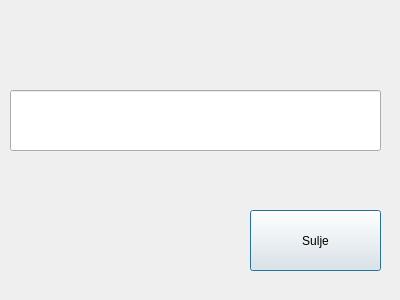
<?xml version="1.0" encoding="UTF-8"?>
<ui version="4.0">
 <class>consoleSaldo</class>
 <widget class="QDialog" name="consoleSaldo">
  <property name="geometry">
   <rect>
    <x>0</x>
    <y>0</y>
    <width>400</width>
    <height>300</height>
   </rect>
  </property>
  <property name="windowTitle">
   <string>Dialog</string>
  </property>
  <widget class="QPushButton" name="btnSulje">
   <property name="geometry">
    <rect>
     <x>250</x>
     <y>210</y>
     <width>131</width>
     <height>61</height>
    </rect>
   </property>
   <property name="text">
    <string>Sulje</string>
   </property>
  </widget>
  <widget class="QLineEdit" name="lineEditSaldo">
   <property name="geometry">
    <rect>
     <x>10</x>
     <y>90</y>
     <width>371</width>
     <height>61</height>
    </rect>
   </property>
   <property name="font">
    <font>
     <pointsize>12</pointsize>
    </font>
   </property>
   <property name="text">
    <string/>
   </property>
  </widget>
 </widget>
 <resources/>
 <connections/>
</ui>
